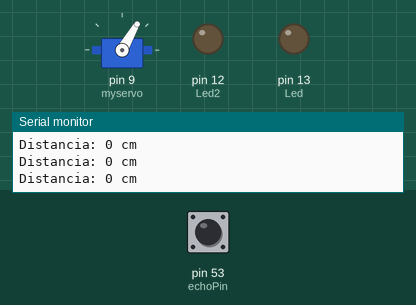
Recording of a sketch running on a simulated Arduino Mega 2560, built with avr-gcc and run on an emulated ATmega2560. Parts: servo, output pins drawn as LEDs (lit = HIGH), the last lines printed to the serial monitor. The test bench sets the inputs (shaded band); at power-on: pin 53 (echoPin) LOW. Pins used as bus, display or sensor lines are not drawn.

Above: at 13.4 s.
13.5 s: pin 53 (echoPin) pulsed HIGH 5 times (0.12 s each, 0.3 s apart)
At 15.3 s:
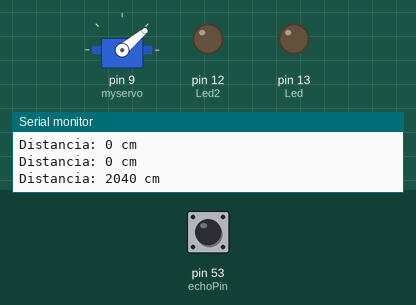
At 18.1 s:
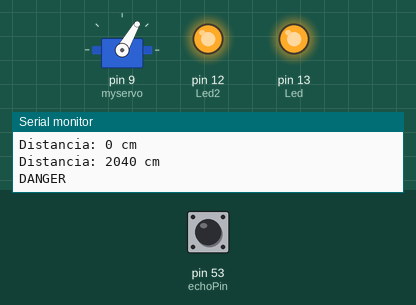
Timing chart, 0 to 24.8 s (numbered marks = the images above; inputs shaded):
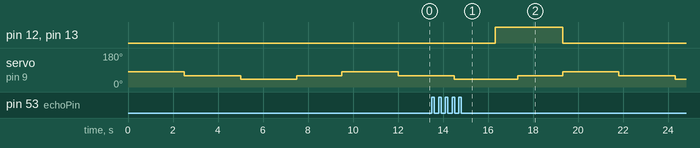

Measured:
- after the input at 13.5 s, pin 12 (Led2), pin 13 (Led): LOW → HIGH after 2.8 s, → LOW 3.0 s later

The sketch:

sketch_may12c.ino
```cpp
#include <Servo.h>

const int trigPin = 52;
const int echoPin = 53;
const int Led = 13;
const int Led2 = 12;
//const int Led3 = 3;
//const int Led4 = 4;
long duracion, distancia;

Servo myservo;

int vel = 0;
int tiempo = 50;


void setup()
{

    Serial.begin(9600);


      pinMode(trigPin, OUTPUT);
      pinMode(echoPin, INPUT);
      pinMode(Led , OUTPUT);
      pinMode(Led2 , OUTPUT);
      //pinMode(Led3 , OUTPUT);
      //pinMode(Led4 , OUTPUT);
      myservo.attach(9);


}

void loop(){

   //Prueba ultrasonico
         //ultraSonico();
         //delay(tiempo);

   vel = 80;
   myservo.write(vel);
      ultraSonico();
   delay(1500);
   if (distancia>199){
   Serial.println("DANGER");
   digitalWrite(Led,HIGH);
   digitalWrite(Led2,HIGH);
   //digitalWrite(Led3,HIGH);
   //digitalWrite(Led4,HIGH);
   delay(1000); }
   else{
   digitalWrite(Led,LOW);
   digitalWrite(Led2,LOW);
   //digitalWrite(Led3,LOW);
   //digitalWrite(Led4,LOW);
   }


   vel = 60;
   myservo.write(vel);
      ultraSonico();
   delay(1500);
   if (distancia>199){
   Serial.println("DANGER");
   digitalWrite(Led,HIGH);
   digitalWrite(Led2,HIGH);
   //digitalWrite(Led3,HIGH);
   //digitalWrite(Led4,HIGH);
   delay(1000); }
   else{
   digitalWrite(Led,LOW);
   digitalWrite(Led2,LOW);
   //digitalWrite(Led3,LOW);
   //digitalWrite(Led4,LOW);
   }


   vel = 40;
   myservo.write(vel);
      ultraSonico();
   delay(1500);
   if (distancia>199){
   Serial.println("DANGER");
   digitalWrite(Led,HIGH);
   digitalWrite(Led2,HIGH);
  // digitalWrite(Led3,HIGH);
   //digitalWrite(Led4,HIGH);
   delay(1000); }
   else{
   digitalWrite(Led,LOW);
   digitalWrite(Led2,LOW);
   //digitalWrite(Led3,LOW);
   //digitalWrite(Led4,LOW);
   }

     vel = 60;
   myservo.write(vel);
      ultraSonico();
   delay(1000);
   if (distancia>199){
   Serial.println("DANGER");
   digitalWrite(Led,HIGH);
   digitalWrite(Led2,HIGH);
   //digitalWrite(Led3,HIGH);
   //digitalWrite(Led4,HIGH);
   delay(1000); }
   else{
   digitalWrite(Led,LOW);
   digitalWrite(Led2,LOW);
   //digitalWrite(Led3,LOW);
   //digitalWrite(Led4,LOW);
   }

}

void ultraSonico(){

        digitalWrite(trigPin, LOW);
        delayMicroseconds(2);
        digitalWrite(trigPin, HIGH);
        delayMicroseconds(10);
        duracion = pulseIn(echoPin, HIGH);
        distancia = (duracion / 2) / 29.4;


        Serial.print("Distancia: ");
        Serial.print(distancia);
        Serial.println(" cm");

}
```
